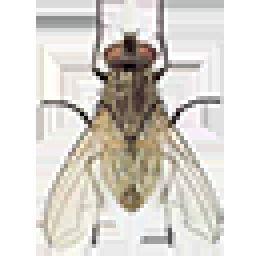
#> input picture images/fly64.png, 64 x 64 px (shown 4 times larger)
$ python task_extra.py
#> lines starting #> are read from the running program, lines starting #| are printed output that depends on the picture
import cv2
import numpy as np

def circle_detector():
    cap = cv2.VideoCapture(0) # захват видео с камеры, 0 - первая доступная камера

    fly = cv2.imread("images/fly64.png", cv2.IMREAD_UNCHANGED)  # загрузка с альфа-каналом
#> fly is the input picture: shape (64, 64, 4); mean B, G, R, A 207.7, 213.8, 217.6, 85.9
    fly_h, fly_w = fly.shape[:2]  # размеры мухи
#> fly_h = 64; fly_w = 64

    while True:
        ret, frame = cap.read() # захват одного кадра, ret-булево, frame-сам кадр
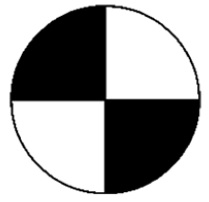
#> input picture images/ref-point.jpg, 209 x 202 px, given in place of the camera
#> frame is the input picture: shape (202, 209, 3); min 0, max 255, mean 163.4
        if not ret:
            break

        height, width = frame.shape[:2] # размеры кадра
#> height = 202; width = 209

        gray = cv2.cvtColor(frame, cv2.COLOR_BGR2GRAY)
        gray = cv2.GaussianBlur(gray, (9, 9), 0)
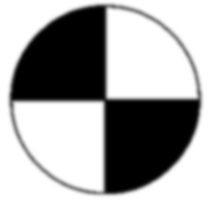
#> gray: shape (202, 209); min 0, max 255, mean 163.4

        # используем метод для поиска круга
        circles = cv2.HoughCircles(gray, cv2.HOUGH_GRADIENT, dp=1.2,
                                   minDist=100, param1=80, param2=40,
                                   minRadius=30, maxRadius=250)
#> circles = [[105, 100.2, 95.4]]

        if circles is not None:
            circles = np.uint16(np.around(circles)) # округляем до целых
#> circles = [[105, 100, 95]]
            x, y, r = circles[0, 0] # центр круга  и радиус
#> x = 105; y = 100; r = 95


            print(f"Координаты центра: ({x}, {y})")
#| Координаты центра: (105, 100)

            # располагаем муху точно по центру метки
            fly_x1 = x - fly_w // 2
#> fly_x1 = 73
            fly_y1 = y - fly_h // 2
#> fly_y1 = 68
            fly_x2 = fly_x1 + fly_w
#> fly_x2 = 137
            fly_y2 = fly_y1 + fly_h
#> fly_y2 = 132

            # проверяем границы, чтобы не выйти за край кадра
            if 0 <= fly_x1 < width and 0 <= fly_y1 < height and fly_x2 < width and fly_y2 < height:
                fly_region = frame[fly_y1:fly_y2, fly_x1:fly_x2]
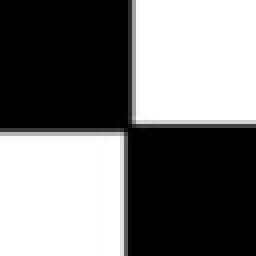
#> fly_region: shape (64, 64, 3) (shown 4 times larger); min 0, max 255, mean 119.7

                # работа с прозрачностью
                if fly.shape[2] == 4: # это размерность альфа-канала (у RGB их 3)
                    alpha = fly[:, :, 3] / 255.0
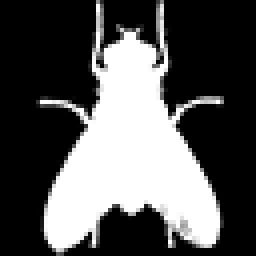
#> alpha: shape (64, 64) float64 (shown 4 times larger); min 0, max 1, mean 0.337
                    for c in range(3):
                        fly_region[:, :, c] = (1 - alpha) * fly_region[:, :, c] + alpha * fly[:, :, c]
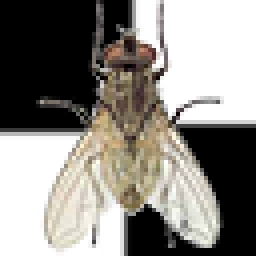
#> fly_region: shape (64, 64, 3) (shown 4 times larger); mean B, G, R 130.6, 136.1, 139.3
                else:
                    frame[fly_y1:fly_y2, fly_x1:fly_x2] = fly

        cv2.imshow('Tracking', frame)
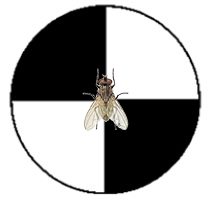
#> window 'Tracking': shape (202, 209, 3); mean B, G, R 164.4, 165, 165.3

        if cv2.waitKey(1) & 0xFF == ord('q'):
#> (key q is pressed here)
            break

    cap.release()
    cv2.destroyAllWindows()


if __name__ == '__main__':
    circle_detector()
